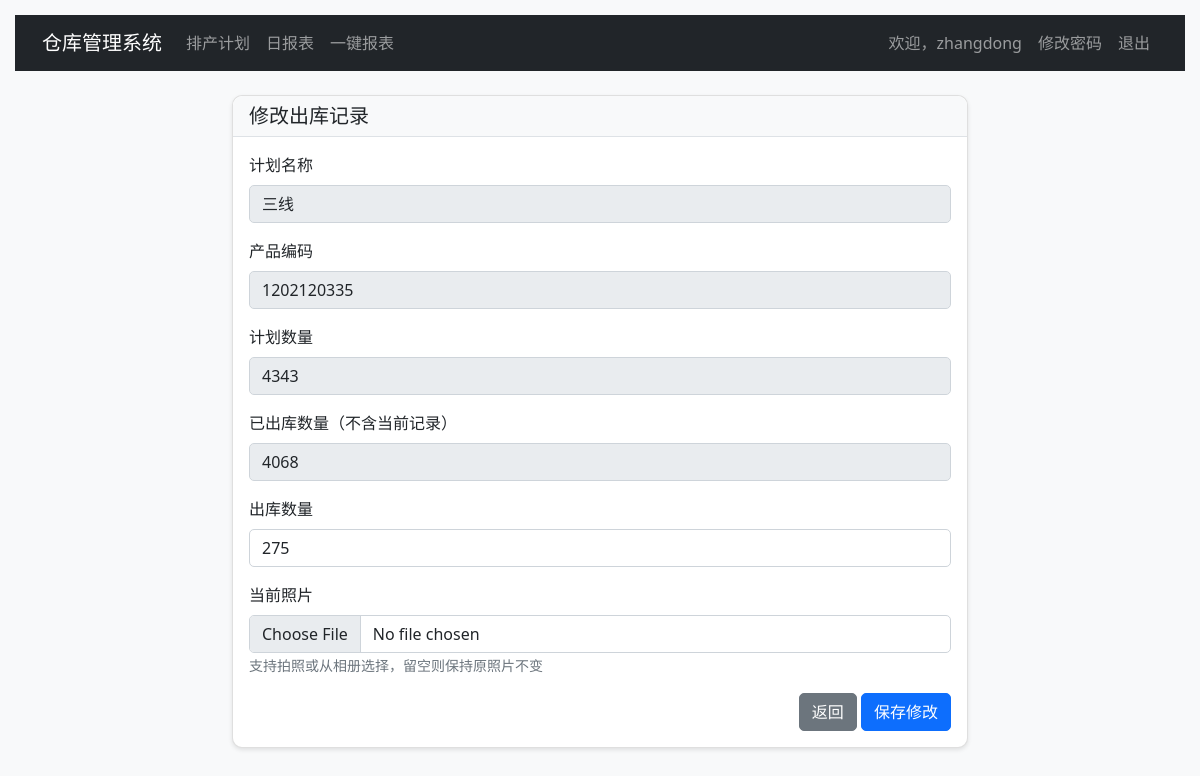
The app's page /edit_outbound.php?id=20 (signed in) with its own data.
### tables this page shows
CREATE TABLE `outbound_records` (
  `id` int(11) NOT NULL AUTO_INCREMENT,
  `plan_id` int(11) NOT NULL,
  `user_id` int(11) NOT NULL,
  `outbound_quantity` int(11) NOT NULL,
  `remark` text,
  `outbound_date` timestamp NOT NULL DEFAULT CURRENT_TIMESTAMP,
  PRIMARY KEY (`id`),
  KEY `plan_id` (`plan_id`),
  KEY `user_id` (`user_id`),
  CONSTRAINT `outbound_records_ibfk_1` FOREIGN KEY (`plan_id`) REFERENCES `production_plans` (`id`) ON DELETE CASCADE,
  CONSTRAINT `outbound_records_ibfk_2` FOREIGN KEY (`user_id`) REFERENCES `users` (`id`) ON DELETE CASCADE
);

CREATE TABLE `production_plans` (
  `id` int(11) NOT NULL AUTO_INCREMENT,
  `user_id` int(11) NOT NULL,
  `plan_name` varchar(100) NOT NULL,
  `product_code` varchar(50) NOT NULL,
  `planned_quantity` int(11) NOT NULL,
  `plan_date` date NOT NULL,
  `created_at` timestamp NOT NULL DEFAULT CURRENT_TIMESTAMP,
  PRIMARY KEY (`id`),
  KEY `user_id` (`user_id`),
  CONSTRAINT `production_plans_ibfk_1` FOREIGN KEY (`user_id`) REFERENCES `users` (`id`) ON DELETE CASCADE
);

### edit_outbound.php (the view, shortened to what this page needs)
<?php
require_once 'config.php';
$user_id = $_SESSION['user_id'];
$is_admin = $_SESSION['role'] === 'admin';
$outbound_id = isset($_GET['id']) ? (int)$_GET['id'] : 0;
try {
    if ($is_admin) {
        $stmt = $pdo->prepare("
            SELECT o.*, p.plan_name, p.planned_quantity, p.product_code,
                   COALESCE(SUM(COALESCE(o2.outbound_quantity, 0)), 0) as total_outbound
            FROM outbound_records o
            JOIN production_plans p ON o.plan_id = p.id
            LEFT JOIN outbound_records o2 ON o.plan_id = o2.plan_id AND o2.id != o.id
            WHERE o.id = ?
            GROUP BY o.id
        ");
        $stmt->execute([$outbound_id]);
    } else {
        $stmt = $pdo->prepare("
            SELECT o.*, p.plan_name, p.planned_quantity, p.product_code,
                   COALESCE(SUM(COALESCE(o2.outbound_quantity, 0)), 0) as total_outbound
            FROM outbound_records o
            JOIN production_plans p ON o.plan_id = p.id
            LEFT JOIN outbound_records o2 ON o.plan_id = o2.plan_id AND o2.id != o.id
            WHERE o.id = ? AND o.user_id = ?
            GROUP BY o.id
        ");
        $stmt->execute([$outbound_id, $user_id]);
    }
    $outbound = $stmt->fetch();
} catch (PDOException $e) {
    $error = '获取出库记录失败：' . $e->getMessage();
}
?>
<!DOCTYPE html>
<html lang="zh-CN">
<head>
    <link href="https://cdn.jsdelivr.net/npm/bootstrap@5.1.3/dist/css/bootstrap.min.css" rel="stylesheet">
</head>
<body>
    <nav class="navbar navbar-expand-lg navbar-dark bg-dark">
        <div class="container">
            <a class="navbar-brand" href="index.php">仓库管理系统</a>
            <div class="collapse navbar-collapse" id="navbarNav">
                <ul class="navbar-nav me-auto">
                    <li class="nav-item">
                        <a class="nav-link" href="index.php">排产计划</a>
                    </li>
                    <li class="nav-item">
                        <a class="nav-link" href="daily_report.php">日报表</a>
                    </li>
                    <li class="nav-item">
                        <a class="nav-link" href="report.php">一键报表</a>
                    </li>
                </ul>
                <ul class="navbar-nav">
                    <li class="nav-item">
                        <span class="nav-link">欢迎，<?php echo htmlspecialchars($_SESSION['username']); ?></span>
                    </li>
                    <li class="nav-item">
                        <a class="nav-link" href="change_password.php">修改密码</a>
                    </li>
                    <li class="nav-item">
                        <a class="nav-link" href="logout.php">退出</a>
                    </li>
                </ul>
            </div>
        </div>
    </nav>
    <div class="container mt-4">
        <div class="row justify-content-center">
            <div class="col-md-8">
                <div class="card">
                    <div class="card-header">
                        <h5 class="mb-0">修改出库记录</h5>
                    </div>
                    <div class="card-body">
                        <form method="POST" enctype="multipart/form-data">
                            <div class="mb-3">
                                <label class="form-label">计划名称</label>
                                <input type="text" class="form-control" value="<?php echo htmlspecialchars($outbound['plan_name']); ?>" readonly>
                            </div>
                            <div class="mb-3">
                                <label class="form-label">产品编码</label>
                                <input type="text" class="form-control" value="<?php echo htmlspecialchars($outbound['product_code']); ?>" readonly>
                            </div>
                            <div class="mb-3">
                                <label class="form-label">计划数量</label>
                                <input type="text" class="form-control" value="<?php echo $outbound['planned_quantity']; ?>" readonly>
                            </div>
                            <div class="mb-3">
                                <label class="form-label">已出库数量（不含当前记录）</label>
                                <input type="text" class="form-control" value="<?php echo $outbound['total_outbound']; ?>" readonly>
                            </div>
                            <div class="mb-3">
                                <label class="form-label">出库数量</label>
                                <input type="number" class="form-control" name="outbound_quantity" value="<?php echo $outbound['outbound_quantity']; ?>" required min="1" max="<?php echo $outbound['planned_quantity'] - $outbound['total_outbound'] + $outbound['outbound_quantity']; ?>">
                            </div>
                            <div class="mb-3">
                                <label class="form-label">当前照片</label>
                                <input type="file" class="form-control" name="photo" accept="image/*" capture="environment">
                                <small class="text-muted">支持拍照或从相册选择，留空则保持原照片不变</small>
                            </div>
                            <div class="text-end">
                                <a href="index.php" class="btn btn-secondary">返回</a>
                                <button type="submit" class="btn btn-primary">保存修改</button>
                            </div>
                        </form>
                    </div>
                </div>
            </div>
        </div>
    </div>
</body>
</html>

### edit_outbound.php (style rules this page uses)
body { padding: 15px; background-color: #f8f9fa; }
.card { border-radius: 10px; box-shadow: 0 2px 4px rgba(0,0,0,0.1); }
.card-header { background-color: #f8f9fa; border-bottom: 1px solid #dee2e6; border-radius: 10px 10px 0 0 !important; }
.form-control { border-radius: 5px; }
.btn { border-radius: 5px; }

### records on screen
outbound_records: plan.plan_name "三线", plan.product_code "1202120335", plan.planned_quantity "4343", outbound_quantity "275"

### other values on screen
$_SESSION['username'] "zhangdong"
